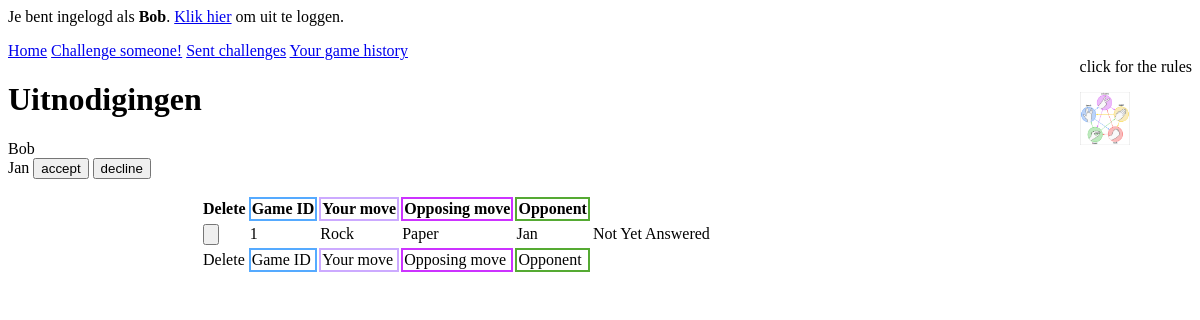
/index.php?Sent (signed in), run on the app's committed database.
### tables this page shows
CREATE TABLE IF NOT EXISTS `challenges` (
  `ID` int(11) unsigned NOT NULL AUTO_INCREMENT,
  `create_date` datetime NOT NULL,
  `active` tinyint(1) unsigned NOT NULL,
  `expiration_date` datetime DEFAULT NULL,
  `challenger_user_ID` int(11) unsigned NOT NULL,
  `challenger_move` tinyint(1) unsigned NOT NULL,
  `challenged_user_ID` int(11) unsigned NOT NULL,
  `challenged_move` tinyint(1) unsigned DEFAULT NULL,
  PRIMARY KEY (`ID`),
  KEY `fk_challenges_users_idx` (`challenger_user_ID`),
  KEY `fk_challenges_users1_idx` (`challenged_user_ID`),
  CONSTRAINT `fk_challenges_users` FOREIGN KEY (`challenger_user_ID`) REFERENCES `users` (`ID`) ON DELETE NO ACTION ON UPDATE NO ACTION,
  CONSTRAINT `fk_challenges_users1` FOREIGN KEY (`challenged_user_ID`) REFERENCES `users` (`ID`) ON DELETE NO ACTION ON UPDATE NO ACTION
);

CREATE TABLE IF NOT EXISTS `users` (
  `ID` int(11) unsigned NOT NULL AUTO_INCREMENT,
  `create_date` datetime NOT NULL,
  `username` varchar(50) NOT NULL,
  `password` varchar(255) NOT NULL,
  PRIMARY KEY (`ID`),
  UNIQUE KEY `username_UNIQUE` (`username`)
);

### htdocs/index.php (the view, shortened to what this page needs)
<?php
require_once "include/dbconnect.php";
if(isset($_SESSION['user']))
{
    ?>
    <link rel="stylesheet" href="include/style.css" type="text/css" media="screen" />
    <p>Je bent ingelogd als <strong><?= $_SESSION['user']; ?></strong>. <a href="log script/logout.php">Klik hier</a> om uit te loggen.</p>
    <div class="rules"><p>click for the rules</p><a class="rulesresize"><img class="rulesimg" id="rulesimg" src="./img/rpssl.png" width="50" /></a></div>
    <div class="menu">
    <a href="index.php">Home</a>
    <a href="index.php?Create">Challenge someone!</a>
    <a href="index.php?Sent">Sent challenges</a>
    <a href="index.php?History">Your game history</a>
    </div>
    <h1>Uitnodigingen</h1>
<?php
}
else
{
    ?>
    <p><a href="log script/login.php">Inloggen</a></p>
    <?php
}
try {
    $db->setAttribute(PDO::ATTR_ERRMODE, PDO::ERRMODE_EXCEPTION);
    $QueryInvite = "SELECT username,challenges.ID FROM challenges
                          LEFT JOIN users ON challenges.challenger_user_ID = users.ID
                          WHERE challenged_user_ID = :UserID AND active= '1'";
    $StInvite = $db->prepare($QueryInvite);
    $StInvite->bindParam(':UserID', $_SESSION['userID'], PDO::PARAM_INT);
    $StInvite->execute();
    while ($aRow = $StInvite->fetch(PDO::FETCH_ASSOC))
    {
        $ID = $aRow["ID"];
        $ChallengeName = $aRow["username"];
    echo $_SESSION['user'];
        echo "
        <form action='challenges/received.php' method='post'>
        " . $ChallengeName ."
        <input type='submit' name='invitations[".$ID."][accept]'  value='accept' >
        <input type='submit' name='invitations[".$ID."][decline]' value='decline'>
        </form>
        " ;
    }
}
catch(PDOException $e)
{
    $sMsg = '<p>
            Regelnummer: '.$e->getLine().'<br />
            Bestand: '.$e->getFile().'<br />
            Foutmelding: '.$e->getMessage().'
        </p>';
    trigger_error($sMsg);
}
?>
<div class="content">
    <?php
    if(isset($_GET['Create']))
    {
        include "challenges/create.php";
    }
    elseif(isset($_GET['Sent']))
    {
        include "challenges/sent.php";
    }
    elseif(isset($_GET['History']))
    {
        include "challenges/history.php";
    }
    ?>
</div>

### htdocs/Challenges/sent.php (shortened to what this page needs)
<body class="challengessentbody">
    <?php
    if(isset($_SESSION['user'])) {
        $username = $_SESSION['user'];
    }
    ?>
<?php
try {
    $db->setAttribute(PDO::ATTR_ERRMODE, PDO::ERRMODE_EXCEPTION);
    $QueryownID = "SELECT ID FROM users WHERE username = :username";
    $stownID = $db->prepare($QueryownID);
    $stownID->bindParam(':username', $username, PDO::PARAM_STR);
    $stownID->execute();
    while($bRow = $stownID->fetch(PDO::FETCH_ASSOC))
    {
        $EigenID = $bRow["ID"];
    }
    ?>
        <table>
        <thead>
        <tr>
            <th class="del">Delete</th> <th class="id">Game ID</th> <th class="move1">Your move</th>   <th class="move2">Opposing move</th>   <th class="opp">Opponent</th>
        </tr>
        </thead>
            <tbody>
        <?php
        $QueryActivechallenges = "SELECT ID, challenger_move, challenged_move, challenged_user_ID, active FROM challenges WHERE challenger_user_ID = :id AND active != 0";
        $stActivechallenges = $db->prepare($QueryActivechallenges);
        $stActivechallenges->bindParam(':id', $EigenID, PDO::PARAM_STR);
        $stActivechallenges->execute();
        while ($aRow = $stActivechallenges->fetch(PDO::FETCH_ASSOC)) {
            $listID = $aRow["ID"];
            $listYourMove = $aRow["challenger_move"];
            $listOpposingMove = $aRow["challenged_move"];
            $listOpposingPlayer = $aRow["challenged_user_ID"];
            $listActive = $aRow["active"];
            ?>
            <tr>
            <?php
            $count = 1;
            foreach($aRow as $key => $value) {
                if($count == 1){
                    ?><td>
                    <input type="submit" value= "<?php $listID ?>" name="button"></td>
                    <td><?php
                        echo $listID;
                        ?>
                    </td>
                    <?php
                    $count++;
                }
                ?>
                <?php
                if($count == 2){
                    ?>
                    <td><?php
                        if($listYourMove == 1) {
                            echo "Rock";
                        }
                        elseif($listYourMove == 2) {
                            echo "Paper";
                        }
                        elseif($listYourMove == 3) {
                            echo "Scissors";
                        }
                        elseif($listYourMove == 4) {
                            echo "Lizard";
                        }
                        elseif($listYourMove == 5) {
                            echo "Spock";
                        }
                        ?></td>
                    <?php
                    $count++;
                }
                ?>
                <?php
                if($count == 3){
                    ?>
                    <td><?php
                        if($listOpposingMove == 1) {
                            echo "Rock";
                        }
                        elseif($listOpposingMove == 2) {
                            echo "Paper";
                        }
                        elseif($listOpposingMove == 3) {
                            echo "Scissors";
                        }
                        elseif($listOpposingMove == 4) {
                            echo "Lizard";
                        }
                        elseif($listOpposingMove == 5) {
                            echo "Spock";
                        }
                        else{ echo "None";}
                        ?></td>
                    <?php
                    $count++;
                }
                ?>
                <?php
                if($count == 4){
                    $QueryoppName = "SELECT username FROM users WHERE ID = :oppid";
                    $stoppName = $db->prepare($QueryoppName);
                    $stoppName->bindParam(':oppid', $listOpposingPlayer, PDO::PARAM_STR);
                    $stoppName->execute();
                    while($cRow = $stoppName->fetch(PDO::FETCH_ASSOC))
                    {
                        $OppName = $cRow["username"];
                    }
                    ?>
                    <td><?php
                        echo $OppName;
                        ?></td>
                    <?php
                    $count++;
                }
                if($count == 5){
                    ?>
                    <td><?php
                        if($listActive == 1) {
                            echo "Not Yet Answered";
                        }
                        elseif($listActive == 2) {
                            echo "Accepted";
                        }
                        elseif($listActive == 0) {
                            echo "Played";
                        }
                        elseif($listActive == 3) {
                            echo "Declined";
                        }
                        ?></td>
                    <?php
                    $count++;
                }
            }
            ?>
            </tr>
        <?php
        }
        ?>
    </tbody>
        <tfoot>
        <tr>
            <td class="del">Delete</td> <td class="id">Game ID</td> <td class="move1">Your move</td>  <td class="move2">Opposing move</td>  <td class="opp">Opponent</td>
        </tr>
        </tfoot>
            </table>
<?php
}
catch(PDOException $e)
{
    $sMsg = '<p>
                Regelnummer: '.$e->getLine().' <br />
                Bestand: '.$e->getFile().' <br />
                Foutmelding: '.$e->getMessage().' <br />
                </p>';
    trigger_error($sMsg);
}
?>
</body>

### htdocs/include/style.css (style rules this page uses)
body { background-color:white; }
.ID { border:2px solid #5Af; margin-right: 5%; }
.move1 { border:2px solid #CAf; margin-right: 9%; }
.move2 { border:2px solid #C3f; margin-right: 7%; }
.opp { border:2px solid #5A3; margin-right: 5%; }
.rules { float:right; }
.menu { margin-left: auto; margin-right: auto; display:inline; }
.content { margin-left: auto; margin-right: auto; max-width: 800px; }

### data on the page
challenges: challenger_user_ID.username "Jan"
challenges: ID "1", challenger_move "Rock", challenged_move "Paper", challenged_user_ID.username "Jan", active "Not Yet Answered"

### other printed values
$_SESSION['user'] "Bob"
